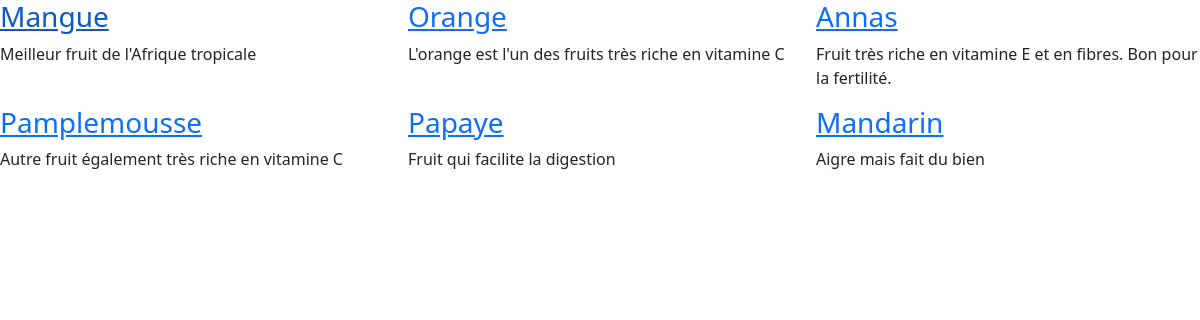
The app's page /des with its own data.
### posts/models.py (models this page shows, shortened)
class Posts(models.Model):
    title = models.CharField(max_length = 3000, unique = True)
    description = models.TextField()
    image = models.ImageField(upload_to = 'images', blank = True)
    class Meta:
        verbose_name = ('Post')
        verbose_name_plural = ('Posts')

### posts/views.py (the view)
# urls.py: path('', List_view.as_view(), name = 'comments_list'),
class List_view(View):
    template_name = 'posts/posts_list.html'
    def get(self, request, *args, **kwargs):
        queryset = Posts.objects.all()
        return render(request, self.template_name, {'object_list': queryset})

### templates/posts/posts_list_des.html
{% extends 'base.html' %}
{% block content %}
<div class="row">
    {% for instance in object_list %}
    <div class="col-md-4">
        <h3>
            <a href="">{{instance.title}}</a>
        </h3>
        <p> {{instance.description}} </p>
    </div>
    {% endfor %}
</div>
{% endblock %}

### templates/base.html (shortened to what this page needs)
<!DOCTYPE html>
<html lang="en">
    {% load static %}
<head>
    <link rel="stylesheet" href = "{% static 'css/bootstrap.css' %}">
</head>
<body>
    {% block content %}
    {% endblock %}
</body>
</html>

### records on screen
Posts: description "Meilleur fruit de l'Afrique tropicale"
Posts: description "L'orange est l'un des fruits très riche en vitamine C"
Posts: description "Fruit très riche en vitamine E et en fibres. Bon pour la fertilité."
Posts: title "Pamplemousse", description "Autre fruit également très riche en vitamine C"
Posts: title "Papaye", description "Fruit qui facilite la digestion"
Posts: title "Mandarin", description "Aigre mais fait du bien"
